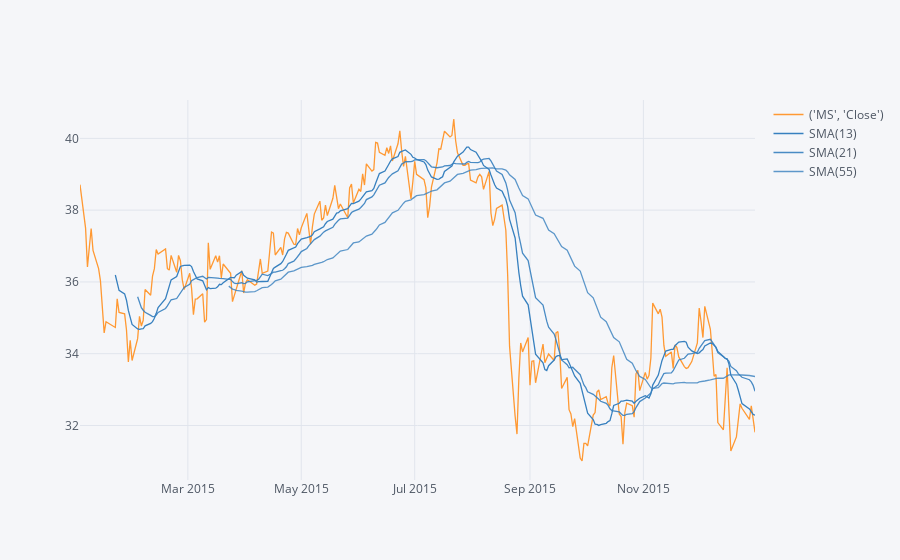

This figure's notebook cell:
### Markdown cell above
** Use .ta_plot(study='sma') to create a Simple Moving Averages plot of Morgan Stanley for the year 2015.**

### Code cell
allBanks['MS','Close'].loc['2015-01-01':'2015-12-31'].ta_plot(study='sma',periods=[13,21,55],title='SMA')

### Figure 1 — Plotly figure (JSON) as saved in the notebook; plotly's stock layout.template omitted (floating-point values rounded to 4 significant figures; data arrays with more than 128 entries replaced by an {"elided": "..."} marker saying what was removed)
{"data": [{"line": {"color": "rgba(255, 153, 51, 1.0)", "dash": "solid", "shape": "linear", "width": 1.3}, "mode": "lines", "name": "('MS', 'Close')", "text": "", "type": "scatter", "x": {"elided": "252 str values"}, "y": {"elided": "252 float values"}}, {"line": {"color": "rgba(55, 128, 191, 1.0)", "dash": "solid", "shape": "linear", "width": 1.3}, "mode": "lines", "name": "SMA(13)", "text": "", "type": "scatter", "x": {"elided": "252 str values"}, "y": {"elided": "252 mixed values"}}, {"line": {"color": "rgba(55, 128, 191, 0.8999999999999999)", "dash": "solid", "shape": "linear", "width": 1.3}, "mode": "lines", "name": "SMA(21)", "text": "", "type": "scatter", "x": {"elided": "252 str values"}, "y": {"elided": "252 mixed values"}}, {"line": {"color": "rgba(55, 128, 191, 0.7999999999999998)", "dash": "solid", "shape": "linear", "width": 1.3}, "mode": "lines", "name": "SMA(55)", "text": "", "type": "scatter", "x": {"elided": "252 str values"}, "y": {"elided": "252 mixed values"}}], "layout": {"legend": {"bgcolor": "#F5F6F9", "font": {"color": "#4D5663"}}, "paper_bgcolor": "#F5F6F9", "plot_bgcolor": "#F5F6F9", "title": {"font": {"color": "#4D5663"}}, "xaxis": {"gridcolor": "#E1E5ED", "showgrid": true, "tickfont": {"color": "#4D5663"}, "title": {"font": {"color": "#4D5663"}, "text": ""}, "zerolinecolor": "#E1E5ED"}, "yaxis": {"gridcolor": "#E1E5ED", "showgrid": true, "tickfont": {"color": "#4D5663"}, "title": {"font": {"color": "#4D5663"}, "text": ""}, "zerolinecolor": "#E1E5ED"}}}
